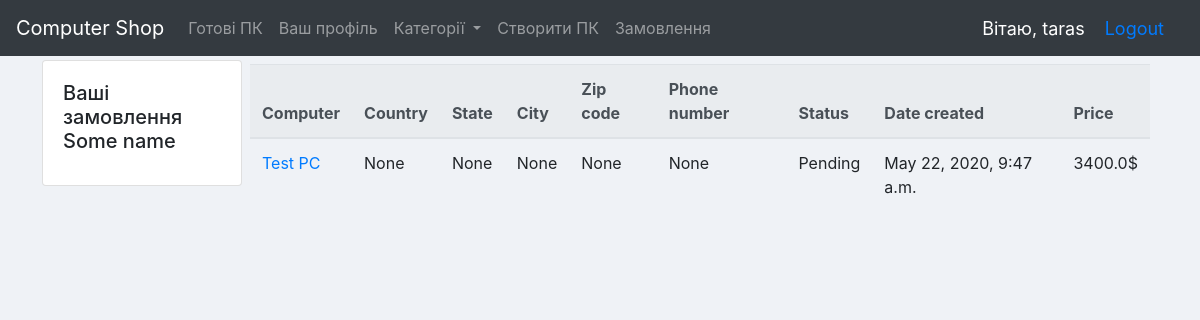
/profile/ (signed in), run on the app's committed database.
### computers/models.py (models this page shows, shortened)
class Customer(models.Model):
    user = models.OneToOneField(User, null=True, on_delete=models.CASCADE)
    full_name = models.CharField(max_length=150, null=True)

class Order(models.Model):
    SEND_OUT = 'Send out'
    PENDING = 'Pending'
    STATUS_CHOICES = [
        (SEND_OUT, 'Відправлено'),
        (PENDING, 'Очікує на відправлення'),
    ]
    customer = models.ForeignKey(Customer, null=True, on_delete=models.SET_NULL)
    computer = models.ForeignKey(Computer, null=True, on_delete=models.SET_NULL)
    country = models.CharField(max_length=150, null=True)
    state = models.CharField(max_length=150, null=True)
    city = models.CharField(max_length=150, null=True)
    address = models.CharField(max_length=150, null=True)
    zip_code = models.CharField(max_length=5, null=True)
    phone_number = models.CharField(max_length=20, null=True)
    status = models.CharField(max_length=10, null=True, choices=STATUS_CHOICES, default=PENDING)
    date_created = models.DateTimeField(default=timezone.now, null=True)

class Computer(models.Model):
    name = models.CharField(max_length=150, null=True)
    description = models.TextField(max_length=750, null=True, )
    cpu = models.ForeignKey('Cpu', on_delete=models.SET_NULL, null=True)
    cpu_cooler = models.ForeignKey('CpuCooler', on_delete=models.SET_NULL, null=True)
    motherboard = models.ForeignKey('Motherboard', on_delete=models.SET_NULL, null=True)
    memory = models.ManyToManyField('Memory')
    storage = models.ManyToManyField('Storage')
    video_card = models.ForeignKey('VideoCard', on_delete=models.SET_NULL, null=True)
    psu = models.ForeignKey('PowerSupply', on_delete=models.SET_NULL, null=True)
    case = models.ForeignKey('Case', on_delete=models.SET_NULL, null=True)
    price = models.FloatField(null=True)
    profit = models.FloatField(null=True, default=0)
    def __str__(self):
        return self.name

### computers/views/base_views.py (the view)
# urls.py: path('profile/', base_views.profile, name='profile'),
@login_required(login_url='login')
def profile(request):
    customer = Customer.objects.get(user=request.user)
    orders = Order.objects.all().filter(customer=customer)
    context = {'customer': customer, 'orders': orders}
    return render(request, 'computers/profile.html', context)

### computers/templates/computers/profile.html
{% extends 'computers/base.html' %}
{% block container %}
container-fluid
{% endblock %}
{% block content %}
<div class="row justify-content-center">
    <div class="col-md-2 my-1">
        <div class="row justify-content-right">
            <div class="card">
                <div class="card-body">
                    <h5 class="card-title">Ваші замовлення {{ customer.full_name }}</h5>
                </div>
            </div>
        </div>
    </div>
    <div class="col-md-9 m-2">
        <div class="row justify-content-center">
            <table class="table">
                <thead class="thead-light">
                    <tr>
                        <th scope="col">Computer</th>
                        <th scope="col">Country</th>
                        <th scope="col">State</th>
                        <th scope="col">City</th>
                        <th scope="col">Zip code</th>
                        <th scope="col">Phone number</th>
                        <th scope="col">Status</th>
                        <th scope="col">Date created</th>
                        <th scope="col">Price</th>
                    </tr>
                </thead>
                <tbody>
                    {% for order in orders %}
                    <tr>
                        <td><a href="{% url 'computer' order.computer.id %}">{{ order.computer }}</a></td>
                        <td>{{ order.country }}</td>
                        <td>{{ order.state }}</td>
                        <td>{{ order.city }}</td>
                        <td>{{ order.zip_code }}</td>
                        <td>{{ order.phone_number }}</td>
                        <td>{{ order.status }}</td>
                        <td>{{ order.date_created }}</td>
                        <td>{{ order.computer.price }}$</td>
                    </tr>
                {% endfor %}
                </tbody>
            </table>
        </div>
    </div>
</div>
{% endblock %}

### computers/templates/computers/base.html (shortened to what this page needs)
<!DOCTYPE html>
<html lang="en">
<head>
    <link rel="stylesheet" href="https://maxcdn.bootstrapcdn.com/bootstrap/4.0.0/css/bootstrap.min.css"
>
    {% load static %}
</head>
<body>
<nav class="navbar navbar-expand-lg navbar-dark bg-dark">
    <a class="navbar-brand" href="{% url 'home' %}">Computer Shop</a>
    {% include 'computers/navbar.html' %}
    <span class="hello-msg">Вітаю, {{request.user}}</span>
    {% if request.user.is_authenticated %}
        <span class="hello-msg"><a href="{% url 'logout' %}">Logout</a></span>
    {% else %}
        <span class="hello-msg"><a href="{% url 'login' %}">Login</a></span>
    {% endif %}
</nav>
<div class="{% block container %}container{% endblock %}">
    {% block content %}
    {% endblock %}
</div>
</body>
</html>

### computers/templates/computers/base.html (style rules this page uses)
body { background-color:#eff2f6; }
.hello-msg { font-size: 18px; color: #fff; margin-right: 20px; }

### data on the page
Customer: full_name "Some name"
Order: computer "Test PC", country "None", state "None", city "None", zip_code "None", phone_number "None", status "Pending", date_created "May 22, 2020, 9:47 a.m.", computer.price "3400.0"

### other printed values
{{ request.user }} "taras"
